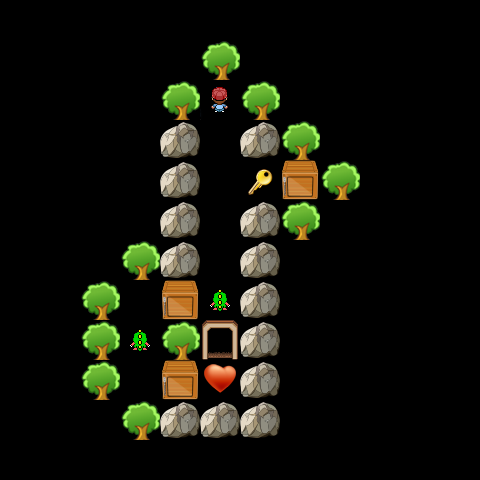

The image is a tile-based game level rendered from a .tmx file. Its description and complete source (layers, tilesets, objects, tile grids) follow:
An orthogonal 12x12 tile map with 40x40 px tiles, 1 tile layer (Calque de Tile 1), 12 tilesets.

<map version="1.0" orientation="orthogonal" renderorder="left-up" width="12" height="12" tilewidth="40" tileheight="40" nextobjectid="1">
 <tileset firstgid="1" name="player" tilewidth="40" tileheight="40">
  <image source="../sprite/player_up.png" width="40" height="40" />
 </tileset>
 <tileset firstgid="2" name="door" tilewidth="40" tileheight="40">
  <image source="../sprite/door.png" width="40" height="40" />
 </tileset>
 <tileset firstgid="3" name="stone" tilewidth="40" tileheight="40">
  <image source="../sprite/stone.png" width="40" height="40" />
 </tileset>
 <tileset firstgid="4" name="tree" tilewidth="40" tileheight="40">
  <image source="../sprite/tree.png" width="44" height="44" />
 </tileset>
 <tileset firstgid="5" name="key" tilewidth="40" tileheight="40">
  <image source="../sprite/key.png" width="40" height="40" />
 </tileset>
 <tileset firstgid="6" name="bonus_bomb_nb_dec" tilewidth="40" tileheight="40">
  <image source="../sprite/bonus_bomb_nb_dec.png" width="40" height="40" />
 </tileset>
 <tileset firstgid="7" name="bonus_bomb_nb_inc" tilewidth="40" tileheight="40">
  <image source="../sprite/bonus_bomb_nb_inc.png" width="40" height="40" />
 </tileset>
 <tileset firstgid="8" name="bonus_bomb_range_dec" tilewidth="40" tileheight="40">
  <image source="../sprite/bonus_bomb_range_dec.png" width="41" height="40" />
 </tileset>
 <tileset firstgid="9" name="bonus_bomb_range_inc" tilewidth="40" tileheight="40">
  <image source="../sprite/bonus_bomb_range_inc.png" width="40" height="40" />
 </tileset>
 <tileset firstgid="10" name="wood_box" tilewidth="40" tileheight="40">
  <image source="../sprite/wood_box.png" width="40" height="40" />
 </tileset>
 <tileset firstgid="11" name="bonus_life" tilewidth="40" tileheight="40">
  <image source="../sprite/bonus_life.png" width="40" height="40" />
 </tileset>
 <tileset firstgid="12" name="monster_up" tilewidth="40" tileheight="40">
  <image source="../sprite/monster_up.png" width="40" height="40" />
 </tileset>
 <layer name="Calque de Tile 1" width="12" height="12">
  <data encoding="csv">
0,0,0,0,0,0,0,0,0,0,0,0,
0,0,0,0,0,4,0,0,0,0,0,0,
0,0,0,0,4,1,4,0,0,0,0,0,
0,0,0,0,3,0,3,4,0,0,0,0,
0,0,0,0,3,0,5,10,4,0,0,0,
0,0,0,0,3,0,3,4,0,0,0,0,
0,0,0,4,3,0,3,0,0,0,0,0,
0,0,4,0,10,12,3,0,0,0,0,0,
0,0,4,12,4,2,3,0,0,0,0,0,
0,0,4,0,10,11,3,0,0,0,0,0,
0,0,0,4,3,3,3,0,0,0,0,0,
0,0,0,0,0,0,0,0,0,0,0,0
</data>
 </layer>
</map>
